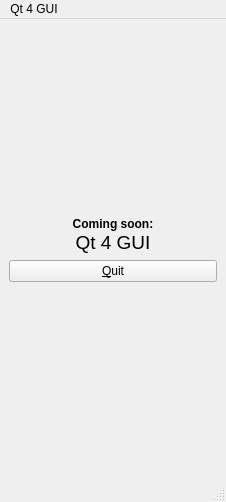
<ui version="4.0" >
 <class>Main</class>
 <widget class="QMainWindow" name="Main" >
  <property name="geometry" >
   <rect>
    <x>0</x>
    <y>0</y>
    <width>226</width>
    <height>502</height>
   </rect>
  </property>
  <property name="windowTitle" >
   <string>MainWindow</string>
  </property>
  <widget class="QWidget" name="centralwidget" >
   <property name="geometry" >
    <rect>
     <x>0</x>
     <y>25</y>
     <width>226</width>
     <height>456</height>
    </rect>
   </property>
   <layout class="QVBoxLayout" name="verticalLayout" >
    <item>
     <spacer name="verticalSpacer_2" >
      <property name="orientation" >
       <enum>Qt::Vertical</enum>
      </property>
      <property name="sizeHint" stdset="0" >
       <size>
        <width>20</width>
        <height>173</height>
       </size>
      </property>
     </spacer>
    </item>
    <item>
     <widget class="QLabel" name="label" >
      <property name="text" >
       <string>&lt;!DOCTYPE HTML PUBLIC "-//W3C//DTD HTML 4.0//EN" "http://www.w3.org/TR/REC-html40/strict.dtd">
&lt;html>&lt;head>&lt;meta name="qrichtext" content="1" />&lt;style type="text/css">
p, li { white-space: pre-wrap; }
&lt;/style>&lt;/head>&lt;body style=" font-family:'Arial'; font-size:9pt; font-weight:600; font-style:normal;">
&lt;p align="center" style=" margin-top:0px; margin-bottom:0px; margin-left:0px; margin-right:0px; -qt-block-indent:0; text-indent:0px;">Coming soon:&lt;/p>
&lt;p align="center" style=" margin-top:0px; margin-bottom:0px; margin-left:0px; margin-right:0px; -qt-block-indent:0; text-indent:0px;">&lt;span style=" font-size:14pt; font-weight:400;">Qt 4 GUI&lt;/span>&lt;/p>&lt;/body>&lt;/html></string>
      </property>
     </widget>
    </item>
    <item>
     <widget class="QPushButton" name="pushButton" >
      <property name="text" >
       <string>&amp;Quit</string>
      </property>
     </widget>
    </item>
    <item>
     <spacer name="verticalSpacer" >
      <property name="orientation" >
       <enum>Qt::Vertical</enum>
      </property>
      <property name="sizeHint" stdset="0" >
       <size>
        <width>20</width>
        <height>173</height>
       </size>
      </property>
     </spacer>
    </item>
   </layout>
  </widget>
  <widget class="QStatusBar" name="statusbar" >
   <property name="geometry" >
    <rect>
     <x>0</x>
     <y>481</y>
     <width>226</width>
     <height>21</height>
    </rect>
   </property>
  </widget>
  <widget class="QMenuBar" name="menuBar" >
   <property name="geometry" >
    <rect>
     <x>0</x>
     <y>0</y>
     <width>226</width>
     <height>25</height>
    </rect>
   </property>
   <widget class="QMenu" name="menuQt_4_GUI" >
    <property name="title" >
     <string>Qt 4 GUI</string>
    </property>
    <addaction name="actionComing_soon" />
   </widget>
   <addaction name="menuQt_4_GUI" />
  </widget>
  <action name="actionComing_soon" >
   <property name="text" >
    <string>Coming soon...</string>
   </property>
  </action>
 </widget>
 <resources/>
 <connections>
  <connection>
   <sender>pushButton</sender>
   <signal>clicked()</signal>
   <receiver>Main</receiver>
   <slot>close()</slot>
   <hints>
    <hint type="sourcelabel" >
     <x>57</x>
     <y>284</y>
    </hint>
    <hint type="destinationlabel" >
     <x>57</x>
     <y>314</y>
    </hint>
   </hints>
  </connection>
 </connections>
</ui>
